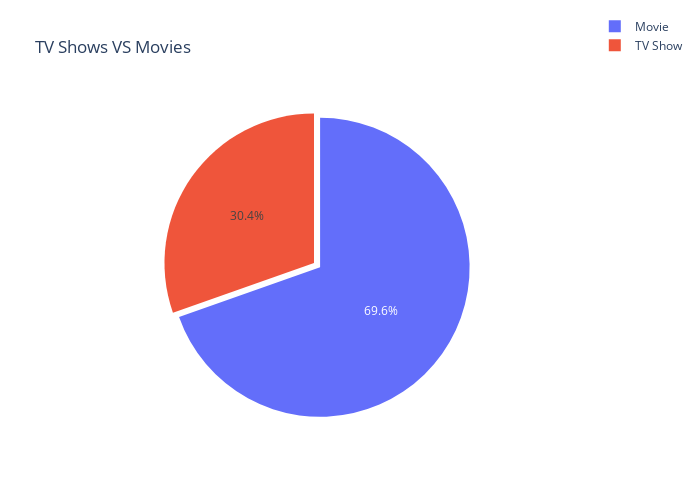

The code cell stored with this chart in its notebook:
### Markdown cell above
Plot

### Code cell
trace=go.Pie(labels=group_netflix.index,values=group_netflix.values,pull=[0.05]) # Actual Data
layout = go.Layout(title="TV Shows VS Movies", height=400, legend=dict(x=1.1, y=1.3)) # layout for data

fig = go.Figure(data=[trace],layout=layout)
fig.update_layout(height=500,width=700)
fig.show()

### Figure 1 — Plotly figure (JSON) as saved in the notebook; plotly's stock layout.template omitted (floating-point values rounded to 4 significant figures)
{"data": [{"labels": ["Movie", "TV Show"], "pull": [0.05], "type": "pie", "values": [6131, 2676]}], "layout": {"height": 500, "legend": {"x": 1.1, "y": 1.3}, "title": {"text": "TV Shows VS Movies"}, "width": 700}}
